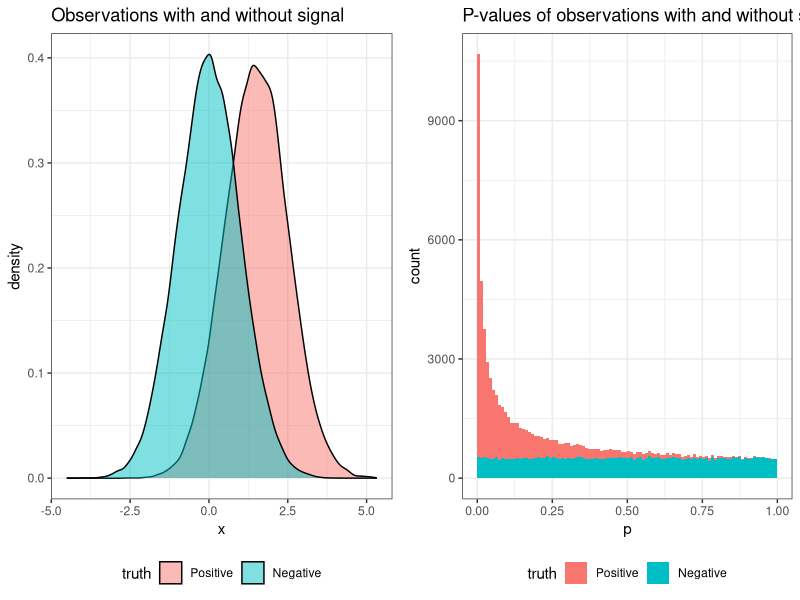
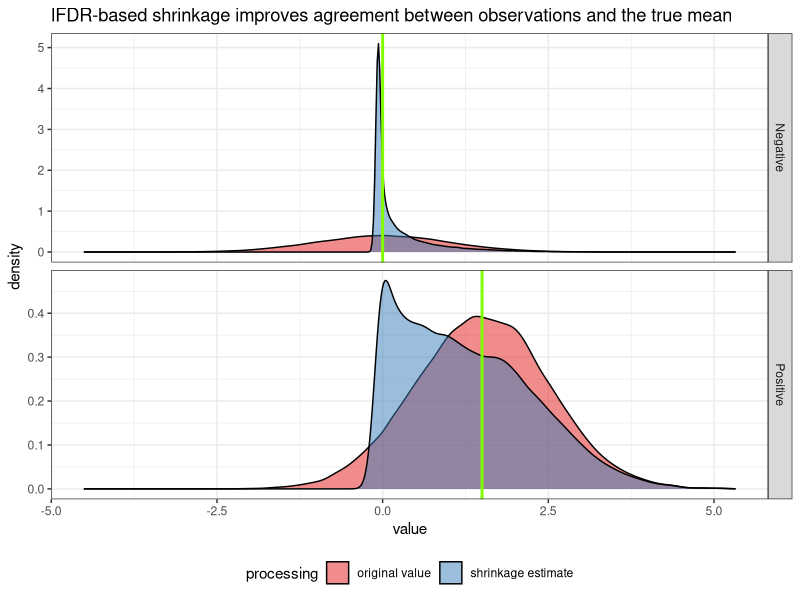

The R script that drew these images, in order:
## ---- chunk 1
knitr::opts_chunk$set(echo = TRUE)
## ---- chunk 2
library(dplyr)
library(ggplot2)
library(tidyr)

# ggplot default theme
theme_set(theme_bw() + theme(legend.position = "bottom"))

# define simulation parameters
set.seed(1234)
n_sims <- 100000
pi0 <- 0.5
beta <- 1.5

simple_pvalue_mixture <- tibble(truth = c(rep("Positive", n_sims * (1-pi0)), rep("Negative", n_sims * pi0))) %>%
  # positives are centered around beta; negatives around 0
  mutate(truth = factor(truth, levels = c("Positive", "Negative")),
         mu = ifelse(truth == "Positive", beta, 0),
         # observations sampled from a normal distribution centered on 0
         # or beta with an SD of 1 (the default)
         x = rnorm(n(), mean = mu),
         # carryout a 1-tailed wald test about 0 
         p = pnorm(x, lower.tail = FALSE))

observation_grob <- ggplot(simple_pvalue_mixture, aes(x = x, fill = truth)) +
  geom_density(alpha = 0.5) +
  ggtitle("Observations with and without signal")

pvalues_grob <- ggplot(simple_pvalue_mixture, aes(x = p, fill = truth)) +
  geom_histogram(bins = 100, breaks = seq(0, 1, by=0.01)) +
  ggtitle("P-values of observations with and without signal")

gridExtra::grid.arrange(observation_grob, pvalues_grob, ncol = 2)
## ---- chunk 3
# install q-value from bioconductor if needed
# remotes::install_bioc("qvalue")

library(qvalue)
qvalue_estimates <- qvalue(simple_pvalue_mixture$p)
## ---- chunk 4
simple_qvalues <- simple_pvalue_mixture %>%
  mutate(q = qvalue_estimates$qvalues)

fdr_pvalue_cutoff <- max(simple_qvalues$p[simple_qvalues$q < 0.05])

simple_qvalues <- simple_qvalues %>%
  mutate(hypothesis_type = case_when(p <= fdr_pvalue_cutoff & truth == "Positive" ~ "TP",
                                     p <= fdr_pvalue_cutoff & truth == "Negative" ~ "FP",
                                     p > fdr_pvalue_cutoff & truth == "Positive" ~ "FN",
                                     p > fdr_pvalue_cutoff & truth == "Negative" ~ "TN"))

hypothesis_type_counts <- simple_qvalues %>%
  count(hypothesis_type)

TP <- hypothesis_type_counts$n[hypothesis_type_counts$hypothesis_type == "TP"]
FP <- hypothesis_type_counts$n[hypothesis_type_counts$hypothesis_type == "FP"]
FDR <- FP / (TP + FP)

knitr::kable(hypothesis_type_counts) %>%
  kableExtra::kable_styling(full_width = FALSE)
## ---- chunk 5
true_values <- tribble(~ truth, ~ mu,
                       "Positive", beta,
                       "Negative", 0)

shrinkage_estimates <- simple_qvalues %>%
  mutate(lfdr = qvalue_estimates$lfdr,
         xs = x*(1-lfdr)) %>%
  select(truth, x, xs) %>%
  gather(processing, value, -truth) %>%
  mutate(processing = case_when(processing == "x" ~ "original value",
                                processing == "xs" ~ "shrinkage estimate"))

ggplot(shrinkage_estimates, aes(x = value, fill = processing)) +
  geom_density(alpha = 0.5) +
  geom_vline(data = true_values, aes(xintercept = mu), color = "chartreuse", size = 1) +
  facet_grid(truth ~ ., scale = "free_y") +
  scale_fill_brewer(palette = "Set1") +
  ggtitle("lFDR-based shrinkage improves agreement between observations and the true mean")
## ---- chunk 6
shrinkage_estimates %>%
  inner_join(true_values, by = "truth") %>%
  mutate(resid = value - mu) %>%
  group_by(processing) %>%
  summarize(RMSE = sqrt(mean(resid^2))) %>%
  knitr::kable() %>%
  kableExtra::kable_styling(full_width = FALSE)
